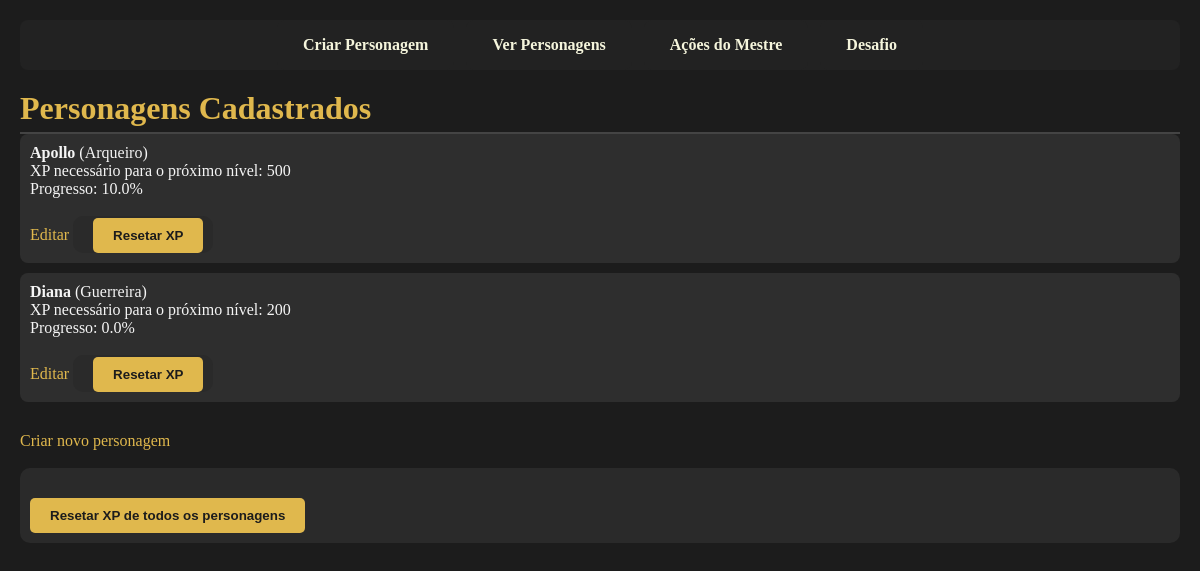
The app's page /, older data.
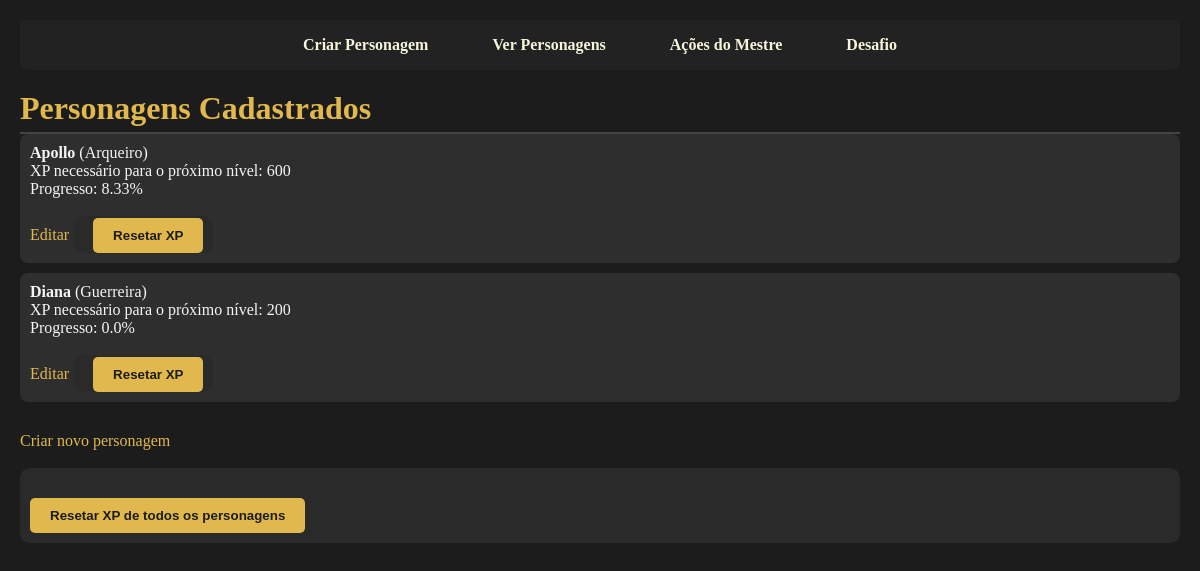
The same page, newer data.
### jogo/models.py (models this page shows, shortened)
class Personagem(models.Model):
    nome = models.CharField(max_length=100)
    classe = models.CharField(max_length=100)
    forca = models.IntegerField()
    inteligencia = models.IntegerField()
    carisma = models.IntegerField()
    destreza = models.IntegerField()
    nivel = models.IntegerField(default=1)
    experiencia = models.IntegerField(default=0)

### jogo/views.py (the view)
# urls.py: path('', views.listar_personagens, name='listar_personagens'),
def listar_personagens(request):
    personagens = Personagem.objects.all()
    personagens_info = []
    for p in personagens:
        xp_necessario = (p.nivel + 1) * 100
        progresso = (p.experiencia / xp_necessario) * 100 if xp_necessario > 0 else 0
        personagens_info.append({
            'personagem': p,
            'xp_necessario': xp_necessario,
            'progresso': round(progresso, 2)
        })
    return render(request, 'jogo/listar_personagens.html', {'personagens_info': personagens_info})

### jogo/templates/jogo/listar_personagens.html (shortened to what this page needs)
{% extends 'base.html' %}
{% block content %}
<h1>Personagens Cadastrados</h1>
<ul>
    {% for info in personagens_info %}
        <li>
            <strong>{{ info.personagem.nome }}</strong> ({{ info.personagem.classe }})<br>
            XP necessário para o próximo nível: {{ info.xp_necessario }}<br>
            Progresso: {{ info.progresso }}%
            <br>
            <a href="{% url 'editar_personagem' pk=info.personagem.pk %}">Editar</a>
            <form method="post" action="{% url 'resetar_xp_personagem' pk=info.personagem.pk %}" style="display:inline; margin: 0px; padding: 10px; max-width: 100%;">
                <button type="submit" style="margin-left: 10px;">Resetar XP</button>
            </form>
        </li>
    {% empty %}
        <li>Nenhum personagem cadastrado.</li>
    {% endfor %}
</ul>
<a href="{% url 'criar_personagem' %}">Criar novo personagem</a>
<br>
<br>
<form method="post" action="{% url 'resetar_xp' %}" style="margin: 0px; padding: 10px; max-width: 100%;">
    <button type="submit">Resetar XP de todos os personagens</button>
</form>
{% endblock %}

### jogo/templates/base.html (shortened to what this page needs)
{% load static %}
<!DOCTYPE html>
<html>
<head>
    <link rel="stylesheet" href="{% static 'jogo/style.css' %}">
</head>
<body>
    <nav>
        <ul>
            <li><a href="{% url 'criar_personagem' %}">Criar Personagem</a></li>
            <li><a href="{% url 'listar_personagens' %}">Ver Personagens</a></li>
            <li><a href="{% url 'acao_mestre' %}">Ações do Mestre</a></li>
            <li><a href="{% url 'desafio' %}">Desafio</a></li>
        </ul>
    </nav>
    <main>
        {% block content %}
        {% endblock %}
    </main>
</body>
</html>

### jogo/static/jogo/style.css (style rules this page uses)
* { padding: 0px; margin: 0px; }
nav { background-color: #222; border-radius: 8px; margin-bottom: 20px; }
nav ul { list-style: none; display: flex; gap: 12px; justify-content: center; padding: 0; margin: 0; }
nav ul li { margin: 0px; padding: 0px; gap: 0px; background-color: #222; }
nav ul li a { color: #f5f5dc; padding: 16px 26px; margin: 0; border-radius: 6px; text-decoration: none; font-weight: bold; transition: background-color 0.3s; }
body { background-color: #1c1c1c; color: #f5f5f5; font-family: 'Georgia', serif; margin: 0; padding: 20px; }
h1, h2 { color: #e0b84d; border-bottom: 2px solid #444; padding-bottom: 5px; }
form { margin-top: 20px; background-color: #2a2a2a; padding: 20px; border-radius: 10px; max-width: 500px; }
button { margin-top: 20px; padding: 10px 20px; background-color: #e0b84d; color: #1c1c1c; border: none; border-radius: 5px; cursor: pointer; font-weight: bold; }
a { color: #e0b84d; text-decoration: none; display: inline-block; margin-top: 20px; }
ul { list-style-type: none; padding-left: 0; }
li { margin-bottom: 10px; background-color: #2e2e2e; padding: 10px; border-radius: 8px; }

Row changes from the older to the newer data that the page shows:
changed Personagem "Apollo": xp_necessario "500" → "600"; progresso "10.0" → "8.33"
